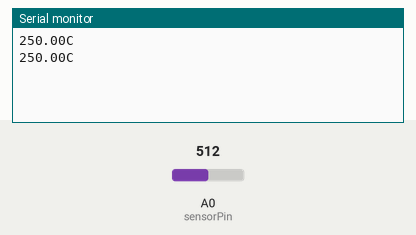
Bench run of a sketch on a simulated Arduino Uno, built with avr-gcc and run on an emulated ATmega328P. On the bench: the last lines printed to the serial monitor. The inputs (shaded band) are chosen by the test bench; at power-on: A0 (sensorPin) = 512.

Above: at 1.8 s.
1.9 s: A0 (sensorPin) set to 716
At 2.8 s:
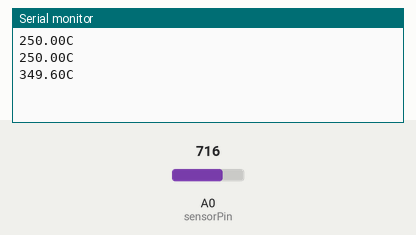
3.4 s: A0 (sensorPin) set to 900
At 4.8 s:
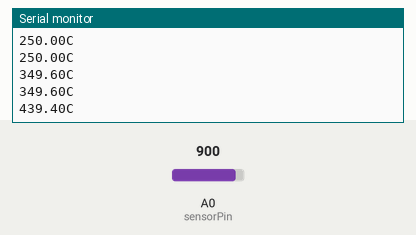
Timing chart, 0 to 6.4 s (numbered marks = the images above; inputs shaded):
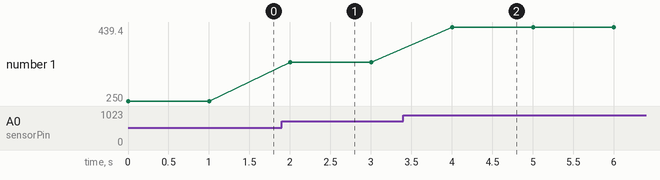

The sketch:

tempRead.ino
```cpp
int sensorPin = A0;    // select the input pin for the potentiometer
int sensorValue = 0;  // variable to store the value coming from the sensor

void setup() {
  Serial.begin(9600);
}

void loop() {
  // read the value from the sensor:
  sensorValue = analogRead(sensorPin);
  float mV = sensorValue * 5000L / 1024L;
  float celc = mV / 10;

  Serial.print(celc);
  Serial.print('C');
  Serial.print("\n");
  delay(1000);
}
```

Measured:
- after the input at 1.9 s, the serial monitor: prints a new line after 0.10 s (image 1)
- after the input at 3.4 s, the serial monitor: prints a new line after 0.60 s (image 2)
- plotted number 1: 250 → 349.6 after the input at 1.9 s, 349.6 → 439.4 after the input at 3.4 s
